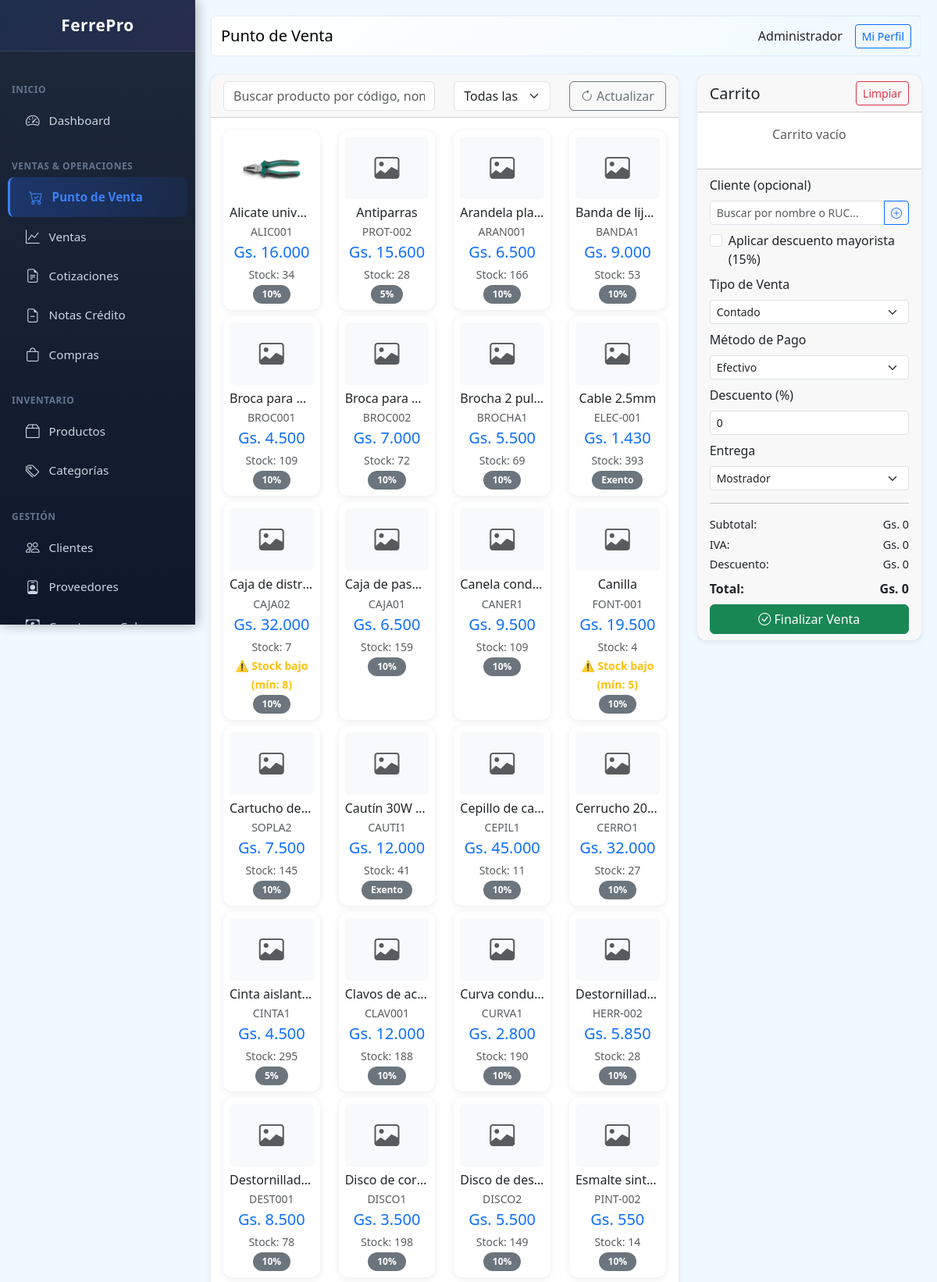
/public/index.php?page=pos (signed in, upper part), run on the app's committed database.
### tables this page shows
CREATE TABLE users (
                id INTEGER PRIMARY KEY AUTOINCREMENT,
                name TEXT NOT NULL,
                email TEXT UNIQUE,
                password TEXT NOT NULL,
                role TEXT DEFAULT 'vendedor',
                active INTEGER DEFAULT 1,
                created_at DATETIME DEFAULT CURRENT_TIMESTAMP
            , last_login DATETIME, last_password_change DATETIME, failed_login_attempts INTEGER DEFAULT 0, locked_until DATETIME, two_fa_enabled INTEGER DEFAULT 0, two_fa_secret TEXT);

CREATE TABLE products (
                id INTEGER PRIMARY KEY AUTOINCREMENT,
                code TEXT UNIQUE,
                barcode TEXT,
                name TEXT NOT NULL,
                description TEXT,
                category_id INTEGER,
                provider_id INTEGER,
                unit TEXT DEFAULT 'unidad',
                cost_price REAL DEFAULT 0,
                sale_price REAL DEFAULT 0,
                wholesale_price REAL DEFAULT 0,
                stock INTEGER DEFAULT 0,
                min_stock INTEGER DEFAULT 5,
                location TEXT,
                active INTEGER DEFAULT 1,
                created_at DATETIME DEFAULT CURRENT_TIMESTAMP, iva INTEGER DEFAULT 10, image TEXT,
                FOREIGN KEY (category_id) REFERENCES categories(id),
                FOREIGN KEY (provider_id) REFERENCES providers(id)
            );

### class/Database.php (called while the page is built, shortened)
<?php
class Database extends PDO {
    private static $instance = null;
    public static function getInstance() {
        if (self::$instance === null) {
            self::$instance = new self();
        }
        return self::$instance;
    }
}

### class/Format.php (called while the page is built, shortened)
<?php
class Format {
    public static function money($amount) {
        $amount = floatval($amount);
        return 'Gs. ' . number_format($amount, 0, ',', '.');
    }
}

### views/pos/index.php (the view, shortened to what this page needs)
<?php
$pageTitle = 'Punto de Venta';
$categories = db()->query("SELECT * FROM categories WHERE active = 1 ORDER BY name")->fetchAll(PDO::FETCH_ASSOC);
$clients = db()->query("SELECT * FROM clients WHERE active = 1 ORDER BY name")->fetchAll(PDO::FETCH_ASSOC);
$products = db()->query("SELECT p.*, c.name as category_name FROM products p LEFT JOIN categories c ON p.category_id = c.id WHERE p.active = 1 AND p.stock > 0 ORDER BY p.name")->fetchAll(PDO::FETCH_ASSOC);
$content = '
<div class="row">
    <div class="col-md-8">
        <div class="card mb-3">
            <div class="card-header">
                <div class="row">
                    <div class="col-md-6">
                        <input type="text" id="searchProduct" class="form-control" placeholder="Buscar producto por código, nombre o barcode..." autocomplete="off">
                        <div id="searchResults" class="list-group position-absolute" style="z-index: 1000; max-height: 300px; overflow-y: auto; display: none; width: 100%; top: 38px;"></div>
                    </div>
                    <div class="col-md-3">
                        <select id="filterCategory" class="form-select">
                            <option value="">Todas las categorías</option>
                            ' . implode('', array_map(fn($c) => "<option value=\"{$c['id']}\">{$c['name']}</option>", $categories)) . '
                        </select>
                    </div>
                    <div class="col-md-3">
                        <button type="button" class="btn btn-outline-secondary w-100" id="btnActualizar">
                            <i class="bi bi-arrow-clockwise"></i> Actualizar
                        </button>
                    </div>
                </div>
            </div>
            <div class="card-body">
                <div id="productsGrid" class="row">';
foreach ($products as $p) {
    $stock_warning = $p['stock'] <= $p['min_stock'] ? 'border-warning border-2' : '';
    $iva_label = $p['iva'] == 0 ? 'Exento' : $p['iva'] . '%';
    $barcode = isset($p['barcode']) ? $p['barcode'] : '';
    $imgHtml = !empty($p['image']) ? '<img src="' . BASE_URL . '/' . htmlspecialchars($p['image']) . '" style="max-height: 80px; object-fit: contain;" class="mb-2">' : '<div class="mb-2" style="height: 80px; display: flex; align-items: center; justify-content: center; background: #f8f9fa; border-radius: 5px;"><i class="bi bi-image text-muted" style="font-size: 2rem;"></i></div>';
    $content .= '<div class="col-md-3 col-6 mb-2 product-card" data-category="' . ($p['category_id'] ?? '') . '" data-min-stock="' . $p['min_stock'] . '">
        <div class="card h-100 product-item ' . $stock_warning . '" style="cursor: pointer;" data-id="' . $p['id'] . '" data-name="' . htmlspecialchars($p['name']) . '" data-price="' . $p['sale_price'] . '" data-wholesale-price="' . ($p['wholesale_price'] ?? $p['sale_price']) . '" data-stock="' . $p['stock'] . '" data-min-stock="' . $p['min_stock'] . '" data-code="' . htmlspecialchars($p['code']) . '" data-barcode="' . htmlspecialchars($barcode) . '" data-iva="' . $p['iva'] . '" data-image="' . htmlspecialchars($p['image'] ?? '') . '">
            <div class="card-body text-center p-2">
                ' . $imgHtml . '
                <h6 class="mb-1 text-truncate">' . htmlspecialchars($p['name']) . '</h6>
                <p class="text-muted small mb-1">' . $p['code'] . '</p>
                <h5 class="text-primary mb-1">' . Format::money($p['sale_price']) . '</h5>
                <small class="text-muted">Stock: ' . $p['stock'] . '</small>';
    if ($p['stock'] <= $p['min_stock']) {
        $content .= '<br><small class="text-warning fw-bold">⚠️ Stock bajo (mín: ' . $p['min_stock'] . ')</small>';
    }
    $content .= '<br><small class="badge bg-secondary">' . $iva_label . '</small>';
    $content .= '</div>
        </div>
    </div>';
}
$content .= '</div>
            </div>
        </div>
    </div>
    <div class="col-md-4">
        <div class="card">
            <div class="card-header d-flex justify-content-between align-items-center">
                <h5 class="mb-0">Carrito</h5>
                <button type="button" class="btn btn-sm btn-outline-danger" id="btnLimpiar">Limpiar</button>
            </div>
            <div class="card-body p-0">
                <div id="cartItems" style="max-height: 400px; overflow-y: auto;">
                    <p class="text-center text-muted p-3">Carrito vacío</p>
                </div>
            </div>
            <div class="card-footer">
                <div class="mb-2">
                    <label class="form-label">Cliente (opcional)</label>
                    <div class="position-relative">
                        <div class="input-group input-group-sm">
                            <input type="text" id="clientSearch" class="form-control" placeholder="Buscar por nombre o RUC..." autocomplete="off">
                            <button type="button" class="btn btn-outline-primary" onclick="window.location.href=\'?page=clients&action=new\'" title="Nuevo cliente">
                                <i class="bi bi-plus-circle"></i>
                            </button>
                        </div>
                    </div>
                         ' . implode('', array_map(fn($c) => "{$c['']}{$c['']}{$c['']}{$c['']}{$c['']}{$c['']} {$c['']} " . ($c[''] > 0 ? " " . Format::money($c['']) . "" : "") . "</option>", $clients)) . '
                    <div class="form-check mt-2">
                        <input type="checkbox" class="form-check-input" id="wholesaleDiscount" onchange="renderCart()">
                        <label class="form-check-label" for="wholesaleDiscount">Aplicar descuento mayorista (15%)</label>
                    </div>
                </div>
                <div class="mb-2">
                    <label class="form-label">Tipo de Venta</label>
                    <select name="sale_type" id="saleType" class="form-select form-select-sm" onchange="checkSaleType()">
                        <option value="contado">Contado</option>
                    </select>
                </div>
                <div class="mb-2">
                    <label class="form-label">Método de Pago</label>
                    <select name="payment_method" id="paymentMethod" class="form-select form-select-sm">
                        <option value="efectivo">Efectivo</option>
                    </select>
                </div>
                <div class="mb-2">
                    <label class="form-label">Descuento (%)</label>
                    <input type="number" id="globalDiscount" class="form-control form-select-sm" value="0" min="0" max="100">
                </div>
                <div class="mb-2">
                    <label class="form-label">Entrega</label>
                    <select name="delivery_type" id="deliveryType" class="form-select form-select-sm">
                        <option value="mostrador">Mostrador</option>
                    </select>
                </div>
                 <hr>
                  <div class="d-flex justify-content-between mb-1" style="font-size: 0.9rem;">
                      <span>Subtotal:</span>
                      <span id="cartSubtotal">Gs. 0</span>
                  </div>
                  <div class="d-flex justify-content-between mb-1" style="font-size: 0.9rem;">
                      <span>IVA:</span>
                      <span id="cartIVA">Gs. 0</span>
                  </div>
                  <div class="d-flex justify-content-between mb-2" style="font-size: 0.9rem;">
                      <span>Descuento:</span>
                      <span id="cartDiscount">Gs. 0</span>
                  </div>
                  <div class="d-flex justify-content-between mb-2">
                      <span><strong>Total:</strong></span>
                      <span id="cartTotal"><strong>Gs. 0</strong></span>
                  </div>
                <button type="button" class="btn btn-success w-100" id="btnFinalizarVenta">
                    <i class="bi bi-check-circle"></i> Finalizar Venta
                </button>
            </div>
        </div>
    </div>
</div>
';

### views/layouts/main.php (shortened to what this page needs)
<!DOCTYPE html>
<html lang="es">
<head>
    <link rel="stylesheet" href="https://cdn.jsdelivr.net/npm/bootstrap@5.3.0/dist/css/bootstrap.min.css">
    <link rel="stylesheet" href="https://cdn.jsdelivr.net/npm/bootstrap-icons@1.10.0/font/bootstrap-icons.css">
</head>
<body>
    <div class="sidebar">
        <div class="logo-section">
            <h5><i class="bi bi-hammer-wrench"></i> FerrePro</h5>
        </div>
        <nav class="nav flex-column">
            <div class="nav-section">Inicio</div>
            <a class="nav-link" href="?page=dashboard"><i class="bi bi-speedometer2"></i> Dashboard</a>
            <div class="nav-section">Ventas & Operaciones</div>
            <a class="nav-link" href="?page=pos"><i class="bi bi-cart-check"></i> Punto de Venta</a>
            <a class="nav-link" href="?page=sales"><i class="bi bi-graph-up"></i> Ventas</a>
            <a class="nav-link" href="?page=quotes"><i class="bi bi-file-earmark-text"></i> Cotizaciones</a>
            <a class="nav-link" href="?page=credit_notes"><i class="bi bi-file-earmark-minus"></i> Notas Crédito</a>
            <a class="nav-link" href="?page=purchases"><i class="bi bi-bag"></i> Compras</a>
            <div class="nav-section">Inventario</div>
            <a class="nav-link" href="?page=products"><i class="bi bi-box2"></i> Productos</a>
            <a class="nav-link" href="?page=categories"><i class="bi bi-tags"></i> Categorías</a>
            <div class="nav-section">Gestión</div>
            <a class="nav-link" href="?page=clients"><i class="bi bi-people"></i> Clientes</a>
            <a class="nav-link" href="?page=providers"><i class="bi bi-person-badge"></i> Proveedores</a>
            <a class="nav-link" href="?page=receivable"><i class="bi bi-cash-coin"></i> Cuentas por Cobrar</a>
        </nav>
    </div>
    <div class="main-content">
        <nav class="navbar navbar-expand-lg mb-4 rounded">
            <div class="container-fluid">
                <span class="navbar-brand mb-0 h1"><?= $pageTitle ?? 'FerrePro' ?></span>
                <div class="d-flex align-items-center gap-3">
                    <span><?= user()['name'] ?? '' ?></span>
                    <a href="?page=profile" class="btn btn-sm btn-outline-primary">Mi Perfil</a>
                </div>
            </div>
        </nav>
        <?= $content ?? '' ?>
    </div>
</body>
</html>

### views/layouts/main.php (style rules this page uses)
:root { --primary: #2563eb; --success: #10b981; --danger: #ef4444; --warning: #f59e0b; --info: #06b6d4; --secondary: #8b5cf6; --dark: #1e293b; }
body { font-family: 'Segoe UI', sans-serif; background: #f0f9ff; }
.sidebar { width: 250px; background: linear-gradient(180deg, #1e293b 0%, #0f172a 100%); height: 100vh; position: fixed; top: 0; left: 0; overflow-y: auto; box-shadow: 2px 0 15px rgba(0,0,0,0.3); z-index: 1000; }
.sidebar .logo-section { padding: 20px; text-align: center; border-bottom: 1px solid rgba(148, 163, 184, 0.2); background: linear-gradient(135deg, rgba(37, 99, 235, 0.1) 0%, rgba(139, 92, 246, 0.1) 100%); }
.sidebar .logo-section h5 { color: white; margin: 0; font-weight: 700; font-size: 1.3rem; letter-spacing: 0.5px; }
.sidebar nav { padding: 15px 0; }
.sidebar .nav-link { color: #cbd5e1; padding: 12px 20px; border-left: 3px solid transparent; display: flex; align-items: center; gap: 12px; transition: all 0.3s ease; margin: 0 10px; border-radius: 8px; font-size: 0.95rem; }
.sidebar .nav-link i { font-size: 1.1rem; transition: all 0.3s ease; }
.sidebar .nav-link.active { background: linear-gradient(90deg, rgba(37, 99, 235, 0.3) 0%, rgba(37, 99, 235, 0.1) 100%); color: #3b82f6; border-left-color: #3b82f6; font-weight: 600; padding-left: 24px; }
.sidebar .nav-link.active i { color: #3b82f6; }
.nav-section { padding: 15px 15px 5px 15px; font-size: 0.75rem; font-weight: 700; text-transform: uppercase; color: #64748b; letter-spacing: 0.5px; margin-top: 10px; }
.main-content { margin-left: 250px; padding: 20px; }
.navbar { background: linear-gradient(135deg, #ffffff 0%, #f0f9ff 100%); border-radius: 10px; border: 1px solid rgba(37, 99, 235, 0.1); }
.card { border: none; border-radius: 12px; box-shadow: 0 2px 8px rgba(0,0,0,0.08); transition: all 0.3s ease; }
.badge { border-radius: 20px; padding: 6px 12px; font-weight: 600; }

### data on the page
users: name "Administrador"
products: image (picture), name "Alicate unive…", code "ALIC001", sale_price "Gs. 16.000", stock "34", iva "10%"
products: name "Antiparras", code "PROT-002", sale_price "Gs. 15.600", stock "28", iva "5%"
products: name "Arandela pla…", code "ARAN001", sale_price "Gs. 6.500", stock "166", iva "10%"
products: name "Banda de lij…", code "BANDA1", sale_price "Gs. 9.000", stock "53", iva "10%"
products: name "Broca para…", code "BROC001", sale_price "Gs. 4.500", stock "109", iva "10%"
products: name "Broca para…", code "BROC002", sale_price "Gs. 7.000", stock "72", iva "10%"
products: name "Brocha 2 pul…", code "BROCHA1", sale_price "Gs. 5.500", stock "69", iva "10%"
products: name "Cable 2.5mm", code "ELEC-001", sale_price "Gs. 1.430", stock "393", iva "Exento"
products: name "Caja de distr…", code "CAJA02", sale_price "Gs. 32.000", stock "7", min_stock "8", iva "10%"
products: name "Caja de pas…", code "CAJA01", sale_price "Gs. 6.500", stock "159", iva "10%"
products: name "Canela cond…", code "CANER1", sale_price "Gs. 9.500", stock "109", iva "10%"
products: name "Canilla", code "FONT-001", sale_price "Gs. 19.500", stock "4", min_stock "5", iva "10%"
products: name "Cartucho de…", code "SOPLA2", sale_price "Gs. 7.500", stock "145", iva "10%"
products: name "Cautín 30W…", code "CAUTI1", sale_price "Gs. 12.000", stock "41", iva "Exento"
products: name "Cepillo de ca…", code "CEPIL1", sale_price "Gs. 45.000", stock "11", iva "10%"
products: name "Cerrucho 20…", code "CERRO1", sale_price "Gs. 32.000", stock "27", iva "10%"
products: name "Cinta aislant…", code "CINTA1", sale_price "Gs. 4.500", stock "295", iva "5%"
products: name "Clavos de ac…", code "CLAV001", sale_price "Gs. 12.000", stock "188", iva "10%"
products: name "Curva condu…", code "CURVA1", sale_price "Gs. 2.800", stock "190", iva "10%"
products: name "Destornillad…", code "HERR-002", sale_price "Gs. 5.850", stock "28", iva "10%"
products: name "Destornillad…", code "DEST001", sale_price "Gs. 8.500", stock "78", iva "10%"
products: name "Disco de cor…", code "DISCO1", sale_price "Gs. 3.500", stock "198", iva "10%"
products: name "Disco de des…", code "DISCO2", sale_price "Gs. 5.500", stock "149", iva "10%"
products: name "Esmalte sint…", code "PINT-002", sale_price "Gs. 550", stock "14", iva "10%"

### other printed values
$pageTitle "Punto de Venta"
